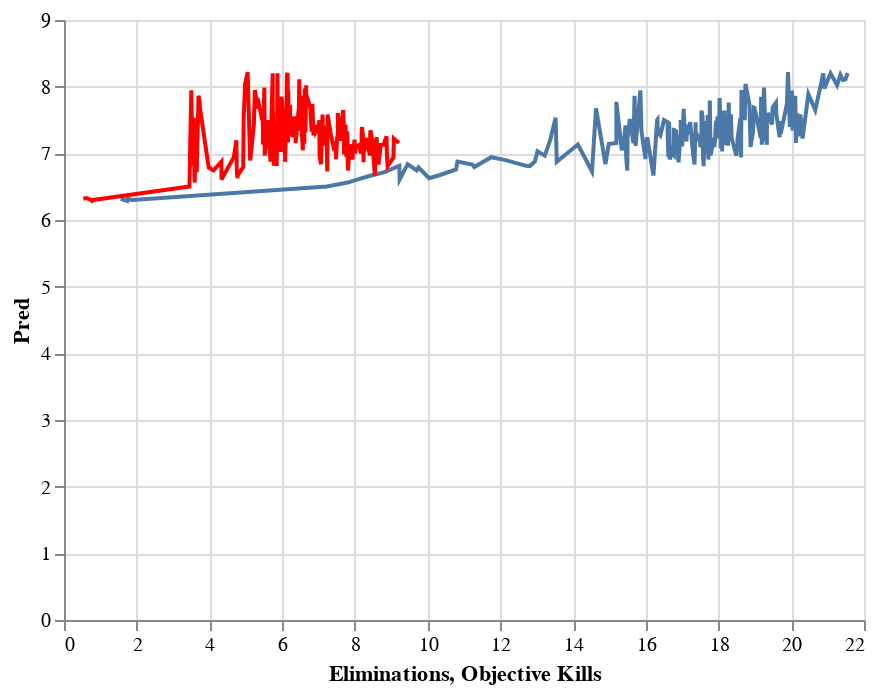

The notebook cell this image was saved under:
### Markdown cell above
Let's plot a graph where the "Pred" line is the predicted line in relation to deaths which are separated by the two predictor columns

### Code cell
c10 = alt.Chart(X_test1).mark_line().encode(
    x="Eliminations",
    y="Pred"
)
c11 =alt.Chart(X_test1).mark_line(color="red").encode(
    x="Objective Kills",
    y="Pred"
)
c10 + c11

### Figure 1 — Vega-Lite specification as saved in the notebook (floating-point values rounded to 4 significant figures; data arrays with more than 128 entries replaced by an {"elided": "..."} marker saying what was removed)
{"config": {"view": {"continuousWidth": 400, "continuousHeight": 300}}, "layer": [{"mark": "line", "encoding": {"x": {"field": "Eliminations", "type": "quantitative"}, "y": {"field": "Pred", "type": "quantitative"}}}, {"mark": {"type": "line", "color": "red"}, "encoding": {"x": {"field": "Objective Kills", "type": "quantitative"}, "y": {"field": "Pred", "type": "quantitative"}}}], "data": {"name": "data-21217eeabacd13964770d52eb1bf38a9"}, "$schema": "https://vega.github.io/schema/vega-lite/v4.17.0.json", "datasets": {"data-21217eeabacd13964770d52eb1bf38a9": {"elided": "189 records"}}}
